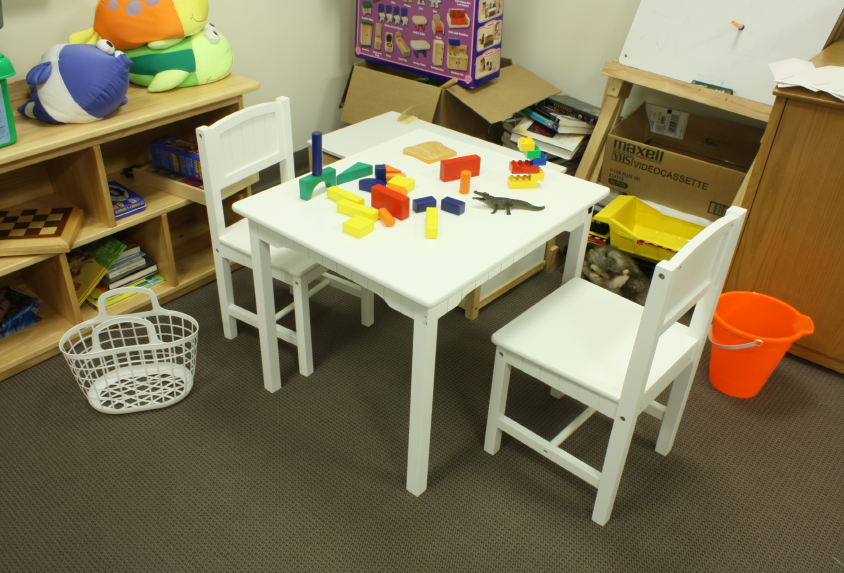
#> input picture OpenCVPython/Image/sim2.png, 844 x 573 px
$ jupyter execute chap173.ipynb
#> lines starting #> are read from the running program, lines starting #| are printed output that depends on the picture
# 1.7.3 Epipolar Geometry

[cell 1]
import cv2
import numpy as np
from matplotlib import pyplot as plt

[cell 2]
img1 = cv2.imread('./Image/sim2.png',0) #queryimage # left image sIMG_2541 sim2
#> img1: shape (573, 844); min 6, max 246, mean 119.1
img2 = cv2.imread('./Image/sim3.png',0) #trainimage # right image sIMG_2542 sim3
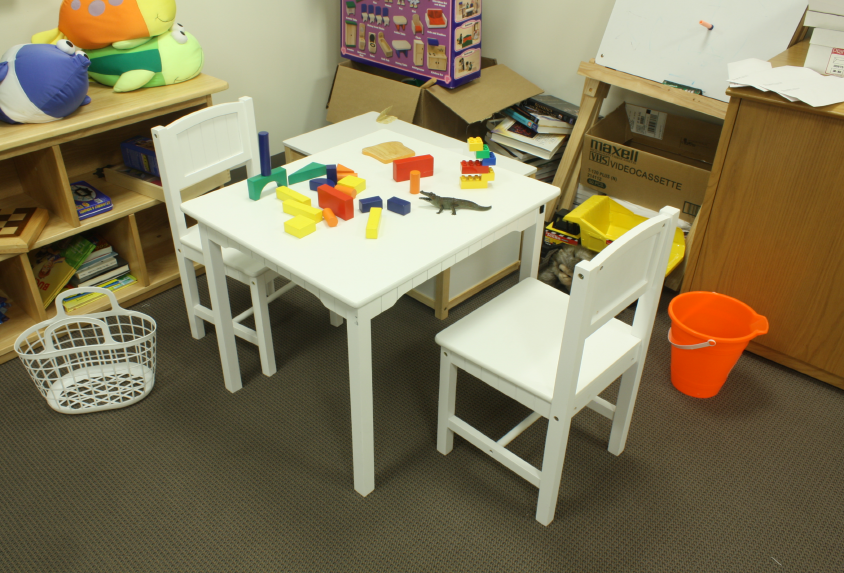
#> input picture OpenCVPython/Image/sim3.png, 844 x 573 px
#> img2: shape (573, 844); min 6, max 245, mean 119.7
sift = cv2.SIFT_create()

[cell 3]
# find the keypoints and descriptors with SIFT
kp1, des1 = sift.detectAndCompute(img1,None)
#> kp1 = 1597 keypoints; strongest (x, y, size): (453, 206, 12.1), (269, 177, 15.4), (231, 218, 10.5), (423, 204, 10.6)
kp2, des2 = sift.detectAndCompute(img2,None)
#> kp2 = 1567 keypoints; strongest (x, y, size): (399, 206, 12.2), (627, 314, 12), (541, 209, 3.8), (238, 174, 11.3)

[cell 4]
print(len(kp1),len(kp2))
#| 1597 1567

[cell 5]
# FLANN parameters
FLANN_INDEX_KDTREE = 0
index_params = dict(algorithm = FLANN_INDEX_KDTREE, trees = 5)
search_params = dict(checks=50)
flann = cv2.FlannBasedMatcher(index_params,search_params)
matches = flann.knnMatch(des1,des2,k=2)
#> matches = 1597 matches
good = []
pts1 = []
pts2 = []
# ratio test as per Lowe's paper
for i,(m,n) in enumerate(matches):
    if m.distance < 0.5*n.distance:
        good.append(m)
        pts2.append(kp2[m.trainIdx].pt)
        pts1.append(kp1[m.queryIdx].pt)
#> after the loop, good = 328 matches; pts1 = 328 pairs, first value 48.63 to 826.4, second value 3.45 to 489.3; pts2 = 328 pairs, first value 10.64 to 790, second value 3.43 to 489.4

[cell 6]
pts1 = np.int32(pts1)
#> pts1 = 328 pairs, first value 48 to 826, second value 3 to 489
pts2 = np.int32(pts2)
#> pts2 = 328 pairs, first value 10 to 790, second value 3 to 489
F, mask = cv2.findFundamentalMat(pts1,pts2,cv2.FM_LMEDS)
#> F = [[-3.24e-22, -3.45e-20, 6.22e-18], [2.76e-20, 6.15e-21, -0.00425], [-5.21e-18, 0.00425, -1.11e-16]]; mask = 328 values, max 1 at index 0, min 0 at index 6, mean 0.796
# We select only inlier points
pts1 = pts1[mask.ravel()==1]
#> pts1 = 261 pairs, first value 48 to 826, second value 3 to 489
pts2 = pts2[mask.ravel()==1]
#> pts2 = 261 pairs, first value 10 to 790, second value 3 to 489

[cell 7]
print(F)
#| [[-3.23801311e-22 -3.45388066e-20  6.22385488e-18]
#|  [ 2.76310452e-20  6.15222492e-21 -4.25319120e-03]
#|  [-5.21435030e-18  4.25319120e-03 -1.11022302e-16]]
print(pts1.shape, pts2.shape)
#| (261, 2) (261, 2)

[cell 8]
def drawlines(img1,img2,lines,pts1,pts2):
    ''' img1 - image on which we draw the epilines for the points in img2
    lines - corresponding epilines '''
    r,c = img1.shape
    img1 = cv2.cvtColor(img1,cv2.COLOR_GRAY2BGR)
    img2 = cv2.cvtColor(img2,cv2.COLOR_GRAY2BGR)
    for r,pt1,pt2 in zip(lines,pts1,pts2):
        color = tuple(np.random.randint(0,255,3).tolist())
        x0,y0 = map(int, [0, -r[2]/r[1] ])
        x1,y1 = map(int, [c, -(r[2]+r[0]*c)/r[1] ])
        img1 = cv2.line(img1, (x0,y0), (x1,y1), color,1)
        img1 = cv2.circle(img1,tuple(pt1),5,color,-1)
        img2 = cv2.circle(img2,tuple(pt2),5,color,-1)
    return img1,img2

[cell 9]
# Find epilines corresponding to points in right image (second image) and
# drawing its lines on left image
lines1 = cv2.computeCorrespondEpilines(pts2.reshape(-1,1,2), 2,F)
#> lines1 = 261 rows, first 8: [1.96e-16, 1, -219], [1.96e-16, 1, -219], [2.61e-16, 1, -229], [1.37e-16, 1, -210], [1.82e-16, 1, -217], [1.49e-16, 1, -212], [-9.82e-16, 1, -38], [1.54e-16, 1, -213]
lines1 = lines1.reshape(-1,3)
img5,img6 = drawlines(img1,img2,lines1,pts1,pts2)
#> the loop in drawlines, `for r,pt1,pt2 in zip(lines,pts1,pts2):` made 261 passes
#> (r, pt1, pt2, color, y0, y1) on passes 1 to 3: ([1.96e-16, 1, -219], [48, 219], [10, 219], (172, 47, 117), 219, 218), ([1.96e-16, 1, -219], [48, 219], [10, 219], (192, 67, 251), 219, 218), ([2.61e-16, 1, -229], [52, 229], [12, 229], (195, 103, 9), 229, 228)
#> pass 1, in drawlines, `img1 = cv2.line(img1, (x0,y0), (x1,y1), color,1)`:
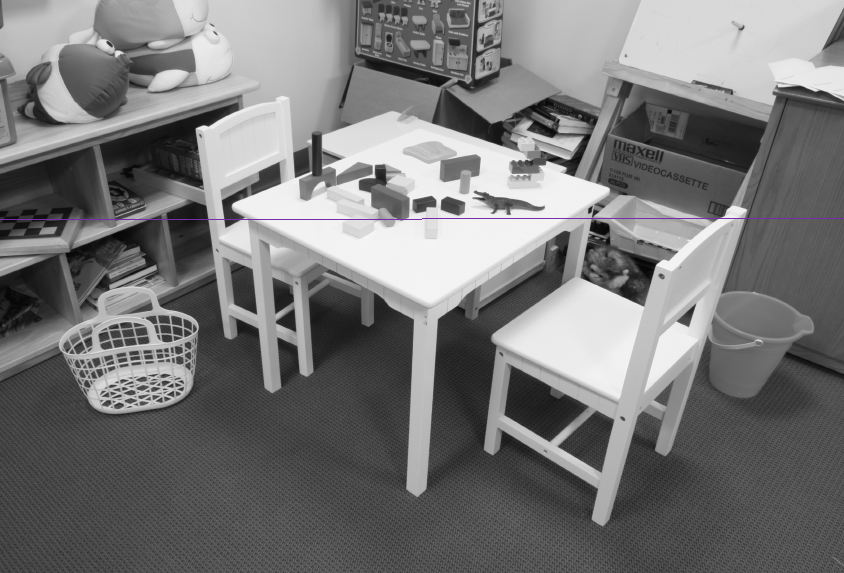
#> img1: shape (573, 844, 3); mean B, G, R 119.1, 118.9, 119
#> after the loop in drawlines, `for r,pt1,pt2 in zip(lines,pts1,pts2):`:
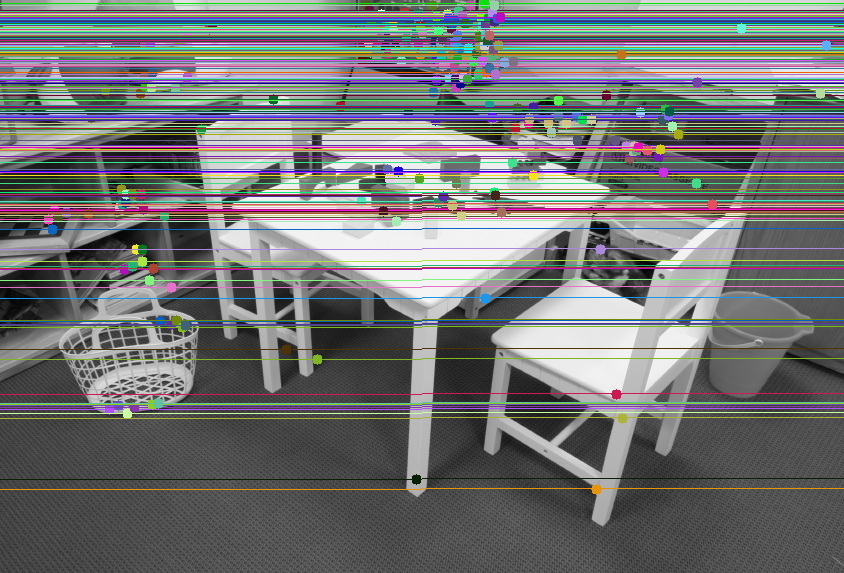
#> img1: shape (573, 844, 3); mean B, G, R 114.7, 114.9, 114
#> after the loop in drawlines, `for r,pt1,pt2 in zip(lines,pts1,pts2):`:
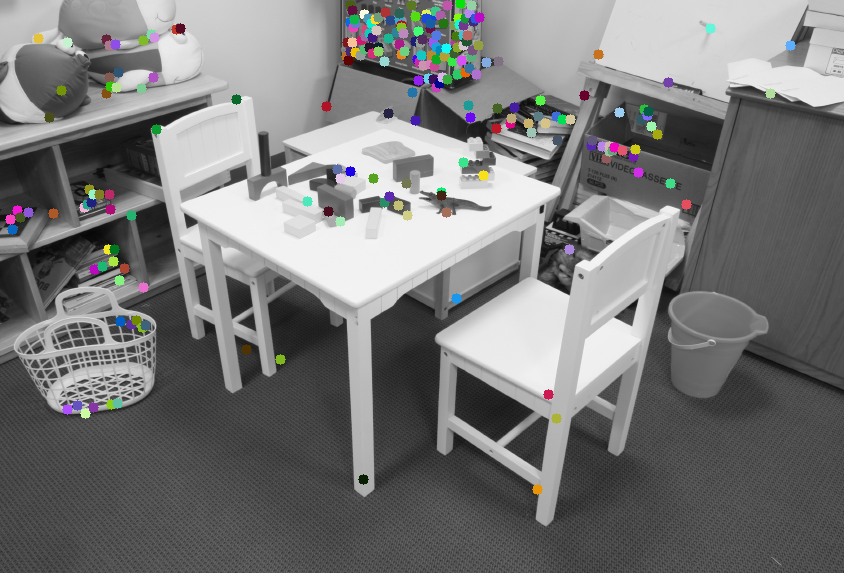
#> img2: shape (573, 844, 3); mean B, G, R 120, 120.1, 120

[cell 10]
# Find epilines corresponding to points in left image (first image) and
# drawing its lines on right image
lines2 = cv2.computeCorrespondEpilines(pts1.reshape(-1,1,2), 1,F)
#> lines2 = 261 rows, first 8: [-3.19e-16, -1, 219], [-3.19e-16, -1, 219], [-4e-16, -1, 229], [-2.46e-16, -1, 210], [-3.03e-16, -1, 217], [-2.63e-16, -1, 212], [1.15e-15, -1, 38], [-2.73e-16, -1, 213]
lines2 = lines2.reshape(-1,3)
img3,img4 = drawlines(img2,img1,lines2,pts2,pts1)
#> the loop in drawlines (call 2), `for r,pt1,pt2 in zip(lines,pts1,pts2):` made 261 passes
#> (r, pt1, pt2, color, y0, y1) on passes 1 to 3: ([-3.19e-16, -1, 219], [10, 219], [48, 219], (114, 161, 12), 219, 218), ([-3.19e-16, -1, 219], [10, 219], [48, 219], (224, 233, 80), 219, 218), ([-4e-16, -1, 229], [12, 229], [52, 229], (66, 200, 243), 229, 228)
#> pass 1, in drawlines (call 2), `img1 = cv2.line(img1, (x0,y0), (x1,y1), color,1)`:
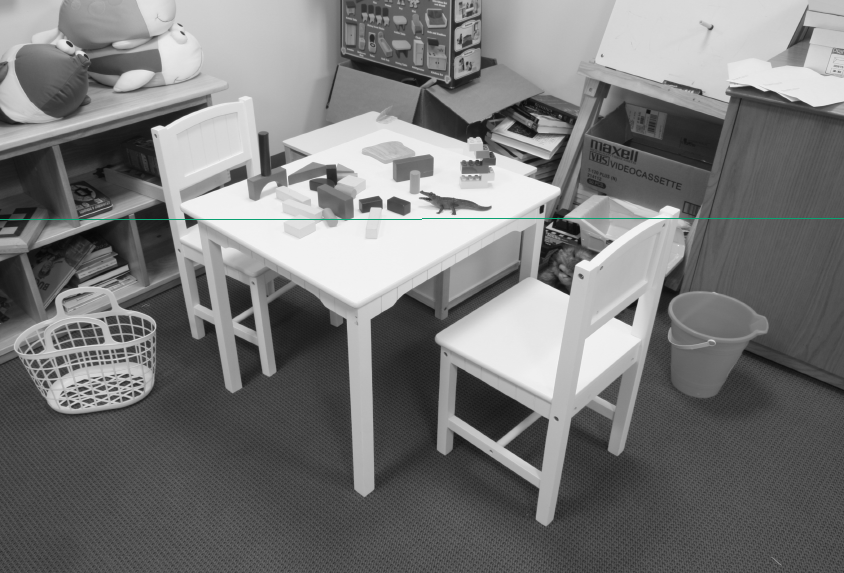
#> img1: shape (573, 844, 3); mean B, G, R 119.6, 119.7, 119.4
#> pass 2, in drawlines (call 2), `img1 = cv2.line(img1, (x0,y0), (x1,y1), color,1)`:
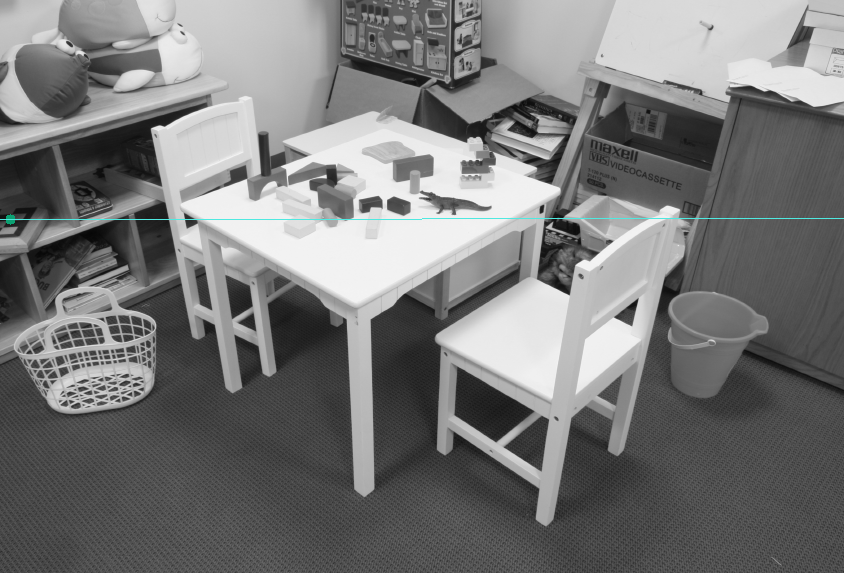
#> img1: shape (573, 844, 3); mean B, G, R 119.8, 119.8, 119.5
#> after the loop in drawlines (call 2), `for r,pt1,pt2 in zip(lines,pts1,pts2):`:
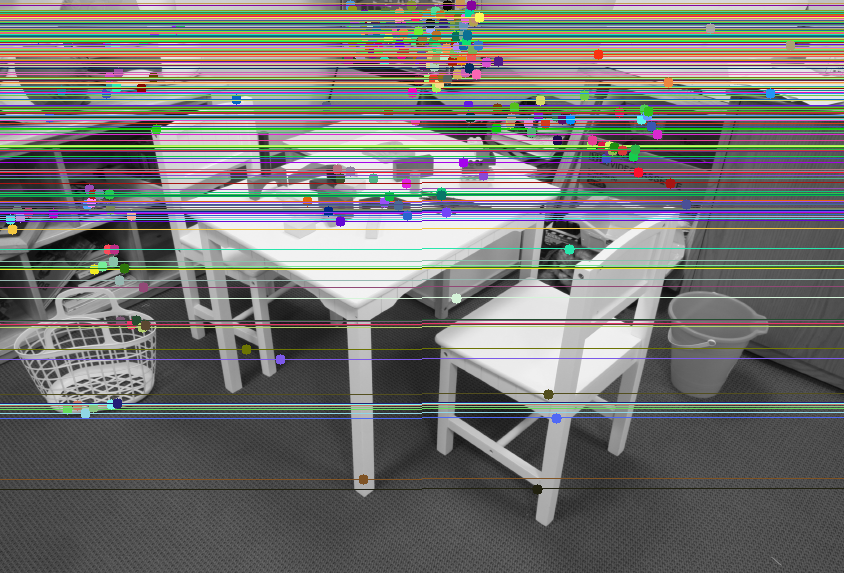
#> img1: shape (573, 844, 3); mean B, G, R 113, 115.8, 115.7
#> after the loop in drawlines (call 2), `for r,pt1,pt2 in zip(lines,pts1,pts2):`:
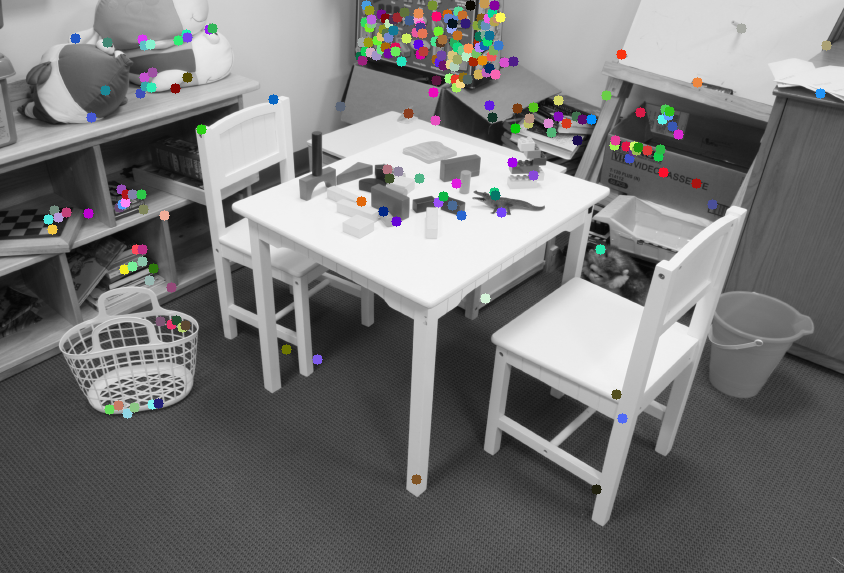
#> img2: shape (573, 844, 3); mean B, G, R 119.4, 119.3, 119.6
plt.subplot(121),plt.imshow(img5)
plt.subplot(122),plt.imshow(img3)
plt.show()
#> figure, not shown here; B, G, R data is drawn as R, G, B

# 1.7.4 Depth Map from Stereo Images

[cell 11]
import numpy as np
import cv2
from matplotlib import pyplot as plt

[cell 12]
imgL = cv2.imread('./Image/sim2.png',0)
imgR = cv2.imread('./Image/sim3.png',0)

[cell 13]
#stereo = cv2.createStereoBM(numDisparities=16, blockSize=15)
stereo = cv2.StereoBM_create(numDisparities=16, blockSize=15)
disparity = stereo.compute(imgL,imgR)
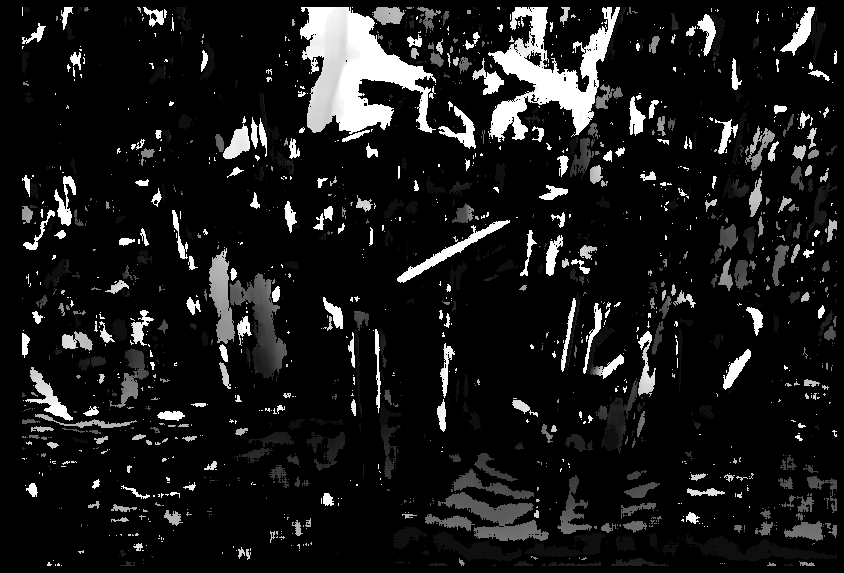
#> disparity: shape (573, 844) int16; min -16, max 240, mean 9.6; drawn with min black and max white
plt.imshow(disparity,'gray')
plt.show()
